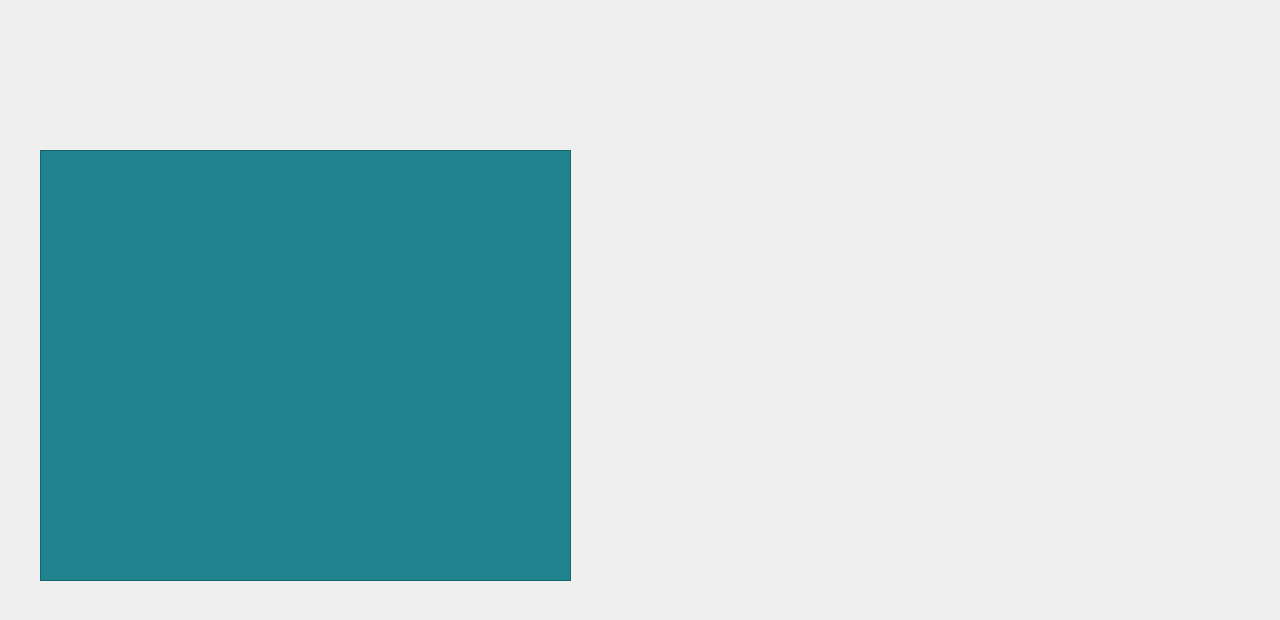
   <widget class="QWidget" name="tab_4">
    <attribute name="title">
     <string>Tab 2</string>
    </attribute>
    <widget class="QTableView" name="tableView_2">
     <property name="geometry">
      <rect>
       <x>40</x>
       <y>150</y>
       <width>531</width>
       <height>431</height>
      </rect>
     </property>
     <property name="styleSheet">
      <string notr="true">background-color: rgb(30, 131, 140);</string>
     </property>
    </widget>
    <widget class="QPushButton" name="ButDocEdit">
     <property name="geometry">
      <rect>
       <x>1090</x>
       <y>480</y>
       <width>91</width>
       <height>71</height>
      </rect>
     </property>
     <property name="styleSheet">
      <string notr="true">border:none;
background-color:transparent;
image: url(:/image/edit.png);</string>
     </property>
     <property name="text">
      <string/>
     </property>
    </widget>
    <widget class="QPushButton" name="ButDocTouch">
     <property name="geometry">
      <rect>
       <x>1190</x>
       <y>430</y>
       <width>81</width>
       <height>71</height>
      </rect>
     </property>
     <property name="styleSheet">
      <string notr="true">image: url(:/image/assesstive.png);
background-color:transparent;
border:none;</string>
     </property>
     <property name="text">
      <string/>
     </property>
    </widget>
    <widget class="QPushButton" name="ButDocView">
     <property name="geometry">
      <rect>
       <x>1180</x>
       <y>540</y>
       <width>91</width>
       <height>71</height>
      </rect>
     </property>
     <property name="styleSheet">
      <string notr="true">border:none;
background-color:transparent;
image: url(:/image/viewbut.png);</string>
     </property>
     <property name="text">
      <string/>
     </property>
    </widget>
    <widget class="QPushButton" name="ButDocDelete">
     <property name="geometry">
      <rect>
       <x>1080</x>
       <y>380</y>
       <width>91</width>
       <height>71</height>
      </rect>
     </property>
     <property name="styleSheet">
      <string notr="true">border:none;
image: url(:/image/delete.png);
background-color:transparent;</string>
     </property>
     <property name="text">
      <string/>
     </property>
    </widget>
    <widget class="QPushButton" name="ButDocAdd">
     <property name="geometry">
      <rect>
       <x>1170</x>
       <y>320</y>
       <width>81</width>
       <height>71</height>
      </rect>
     </property>
     <property name="styleSheet">
      <string notr="true">image: url(:/image/adddoctor.png);
border:none;
background-color:transparent;</string>
     </property>
     <property name="text">
      <string/>
     </property>
    </widget>
   </widget>
